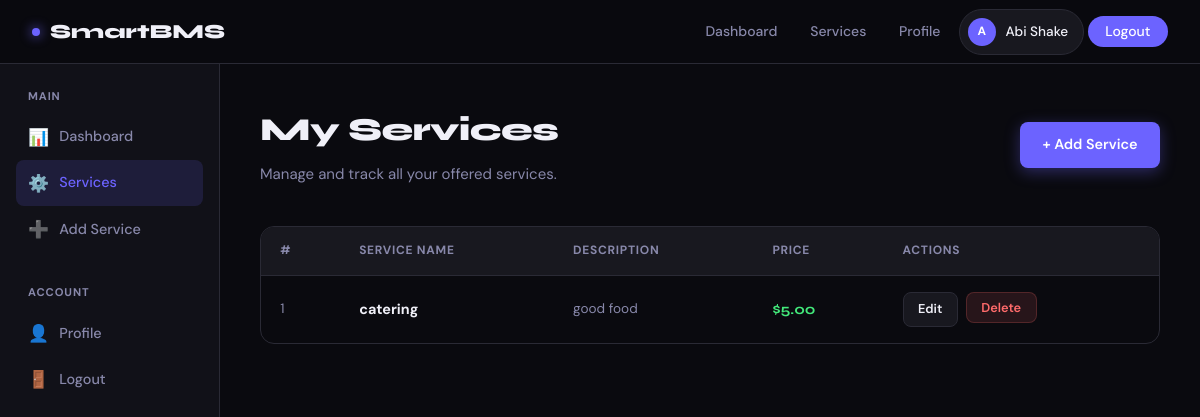
The app's page /services (signed in) with its own data.
### tables this page shows
CREATE TABLE services (
        id INTEGER PRIMARY KEY AUTOINCREMENT,
        user_id INTEGER NOT NULL,
        service_name TEXT NOT NULL,
        description TEXT,
        price REAL NOT NULL,
        FOREIGN KEY (user_id) REFERENCES users(id)
    );

### app.py (the view)
@app.route('/services')
@login_required
def services():
    conn = get_db()
    all_services = conn.execute('SELECT * FROM services WHERE user_id = ? ORDER BY id DESC', (session['user_id'],)).fetchall()
    conn.close()
    return render_template('services.html', services=all_services)

### app.py (called while the page is built)
def get_db():
    conn = sqlite3.connect(DB)
    conn.row_factory = sqlite3.Row
    return conn

def login_required(f):
    from functools import wraps
    @wraps(f)
    def decorated(*args, **kwargs):
        if 'user_id' not in session:
            flash('Please log in to access this page.', 'error')
            return redirect(url_for('login'))
        return f(*args, **kwargs)
    return decorated

### templates/services.html (shortened to what this page needs)
{% extends "app_base.html" %}
{% block app_content %}
<div class="page-header flex items-center justify-between flex-wrap gap-2">
  <div>
    <h1>My Services</h1>
    <p>Manage and track all your offered services.</p>
  </div>
  <a href="{{ url_for('add_service') }}" class="btn btn-primary">+ Add Service</a>
</div>
{% if services %}
  <div class="table-wrap">
    <table>
      <thead>
        <tr>
          <th>#</th>
          <th>Service Name</th>
          <th>Description</th>
          <th>Price</th>
          <th>Actions</th>
        </tr>
      </thead>
      <tbody>
        {% for s in services %}
        <tr>
          <td class="text-muted text-sm">{{ loop.index }}</td>
          <td><strong>{{ s['service_name'] }}</strong></td>
          <td class="text-muted text-sm">{{ s['description'] or '—' }}</td>
          <td><span class="price-tag">${{ '%.2f'|format(s['price']) }}</span></td>
          <td>
            <div class="td-actions">
              <a href="{{ url_for('edit_service', service_id=s['id']) }}" class="btn btn-secondary btn-sm">Edit</a>
              <form method="POST" action="{{ url_for('delete_service', service_id=s['id']) }}" style="display:inline;" onsubmit="return confirm('Delete this service?');">
                <button type="submit" class="btn btn-danger btn-sm">Delete</button>
              </form>
            </div>
          </td>
        </tr>
        {% endfor %}
      </tbody>
    </table>
  </div>
{% endif %}
{% endblock %}

### static/css/style.css (style rules this page uses)
:root { --bg: #0a0a0f; --surface: #111118; --surface2: #18181f; --border: #2a2a35; --accent: #6c63ff; --accent2: #ff6b6b; --accent3: #43e97b; --text: #f0f0f8; --text-muted: #8888aa; --text-dim: #5555772; --card-shadow: 0 4px 24px rgba(0,0,0,0.4); --radius: 14px; --radius-sm: 8px; }
*, *::before, *::after { box-sizing: border-box; margin: 0; padding: 0; }
html { scroll-behavior: smooth; }
body { font-family: 'DM Sans', sans-serif; background: var(--bg); color: var(--text); min-height: 100vh; line-height: 1.6; font-size: 15px; }
h1, h2, h3, h4 { font-family: 'Syne', sans-serif; letter-spacing: -0.02em; }
a { color: var(--accent); text-decoration: none; transition: opacity 0.2s; }
.page-header { margin-bottom: 2.5rem; }
.page-header h1 { font-size: 2rem; font-weight: 800; }
.page-header p { color: var(--text-muted); margin-top: 0.4rem; }
.btn { display: inline-flex; align-items: center; justify-content: center; gap: 0.5rem; padding: 0.7rem 1.4rem; border-radius: var(--radius-sm); font-size: 0.9rem; font-weight: 600; font-family: 'DM Sans', sans-serif; cursor: pointer; border: none; transition: all 0.2s; text-decoration: none; white-space: nowrap; }
.btn-primary { background: var(--accent); color: #fff; box-shadow: 0 4px 15px rgba(108,99,255,0.35); }
.btn-secondary { background: var(--surface2); color: var(--text); border: 1px solid var(--border); }
.btn-danger { background: rgba(255,107,107,0.12); color: var(--accent2); border: 1px solid rgba(255,107,107,0.2); }
.btn-sm { padding: 0.4rem 0.9rem; font-size: 0.8rem; }
.table-wrap { overflow-x: auto; border-radius: var(--radius); border: 1px solid var(--border); }
table { width: 100%; border-collapse: collapse; font-size: 0.9rem; }
thead tr { background: var(--surface2); border-bottom: 1px solid var(--border); }
thead th { padding: 0.9rem 1.2rem; text-align: left; font-size: 0.75rem; font-weight: 700; text-transform: uppercase; letter-spacing: 0.06em; color: var(--text-muted); }
tbody tr { border-bottom: 1px solid var(--border); transition: background 0.15s; }
tbody tr:last-child { border-bottom: none; }
tbody td { padding: 1rem 1.2rem; vertical-align: middle; }
.td-actions { display: flex; gap: 0.5rem; }
.price-tag { font-family: 'Syne', sans-serif; font-weight: 700; color: var(--accent3); }
.text-muted { color: var(--text-muted); }
.text-sm { font-size: 0.85rem; }
.flex { display: flex; }
.items-center { align-items: center; }
.justify-between { justify-content: space-between; }
.gap-2 { gap: 1rem; }
.flex-wrap { flex-wrap: wrap; }

### records on screen
services: service_name "catering", description "good food", price "5.00"

### other values on screen
{{ session.get('user_name', 'U')[0].upper() }} "A"
{{ session.get('user_name', '') }} "Abi Shake"
